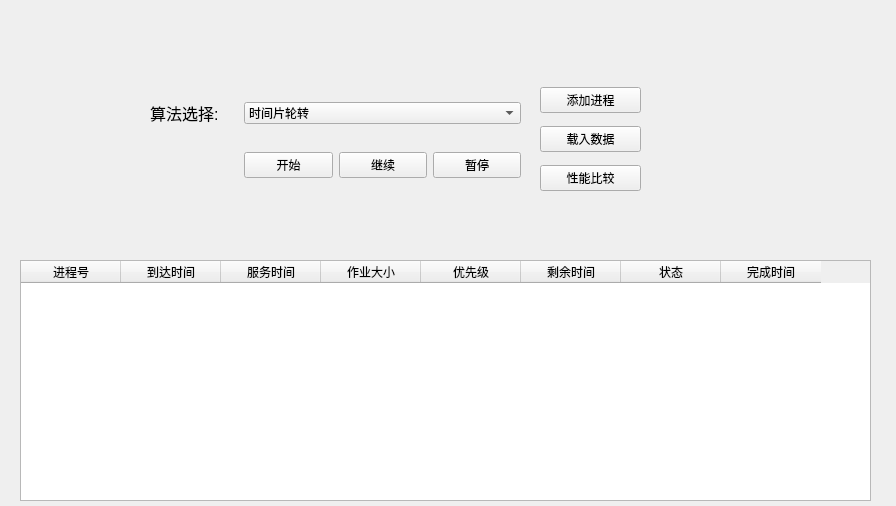
<?xml version="1.0" encoding="UTF-8"?>
<ui version="4.0">
 <class>LabTwo</class>
 <widget class="QWidget" name="LabTwo">
  <property name="geometry">
   <rect>
    <x>0</x>
    <y>0</y>
    <width>896</width>
    <height>506</height>
   </rect>
  </property>
  <property name="windowTitle">
   <string>Form</string>
  </property>
  <widget class="QTableWidget" name="resultTableWidget">
   <property name="geometry">
    <rect>
     <x>20</x>
     <y>260</y>
     <width>851</width>
     <height>241</height>
    </rect>
   </property>
   <column>
    <property name="text">
     <string>进程号</string>
    </property>
   </column>
   <column>
    <property name="text">
     <string>到达时间</string>
    </property>
   </column>
   <column>
    <property name="text">
     <string>服务时间</string>
    </property>
   </column>
   <column>
    <property name="text">
     <string>作业大小</string>
    </property>
   </column>
   <column>
    <property name="text">
     <string>优先级</string>
    </property>
   </column>
   <column>
    <property name="text">
     <string>剩余时间</string>
    </property>
   </column>
   <column>
    <property name="text">
     <string>状态</string>
    </property>
   </column>
   <column>
    <property name="text">
     <string>完成时间</string>
    </property>
   </column>
  </widget>
  <widget class="QLabel" name="timeLabel">
   <property name="geometry">
    <rect>
     <x>390</x>
     <y>200</y>
     <width>91</width>
     <height>41</height>
    </rect>
   </property>
   <property name="text">
    <string/>
   </property>
  </widget>
  <widget class="QWidget" name="widget" native="true">
   <property name="geometry">
    <rect>
     <x>150</x>
     <y>80</y>
     <width>371</width>
     <height>121</height>
    </rect>
   </property>
   <layout class="QGridLayout" name="gridLayout">
    <item row="1" column="3">
     <widget class="QPushButton" name="continueButton">
      <property name="text">
       <string>继续</string>
      </property>
     </widget>
    </item>
    <item row="1" column="4">
     <widget class="QPushButton" name="pauseButton">
      <property name="text">
       <string>暂停</string>
      </property>
     </widget>
    </item>
    <item row="1" column="2">
     <widget class="QPushButton" name="startButton">
      <property name="text">
       <string>开始</string>
      </property>
     </widget>
    </item>
    <item row="0" column="2" colspan="3">
     <widget class="QComboBox" name="comboBox">
      <item>
       <property name="text">
        <string>时间片轮转</string>
       </property>
      </item>
      <item>
       <property name="text">
        <string>先来先服务</string>
       </property>
      </item>
      <item>
       <property name="text">
        <string>短作业优先</string>
       </property>
      </item>
      <item>
       <property name="text">
        <string>静态优先权有限</string>
       </property>
      </item>
      <item>
       <property name="text">
        <string>高响应比</string>
       </property>
      </item>
     </widget>
    </item>
    <item row="0" column="1">
     <widget class="QLabel" name="label_6">
      <property name="text">
       <string>&lt;html&gt;&lt;head/&gt;&lt;body&gt;&lt;p&gt;&lt;span style=&quot; font-size:12pt;&quot;&gt;算法选择:&lt;/span&gt;&lt;/p&gt;&lt;/body&gt;&lt;/html&gt;</string>
      </property>
     </widget>
    </item>
   </layout>
  </widget>
  <widget class="QWidget" name="widget_2" native="true">
   <property name="geometry">
    <rect>
     <x>540</x>
     <y>80</y>
     <width>101</width>
     <height>121</height>
    </rect>
   </property>
   <layout class="QGridLayout" name="gridLayout_2">
    <item row="0" column="0">
     <widget class="QPushButton" name="addProcessButton">
      <property name="text">
       <string>添加进程</string>
      </property>
     </widget>
    </item>
    <item row="1" column="0">
     <widget class="QPushButton" name="loadDataButton">
      <property name="text">
       <string>载入数据</string>
      </property>
     </widget>
    </item>
    <item row="2" column="0">
     <widget class="QPushButton" name="compareButton">
      <property name="text">
       <string>性能比较</string>
      </property>
     </widget>
    </item>
   </layout>
  </widget>
 </widget>
 <resources/>
 <connections/>
</ui>
